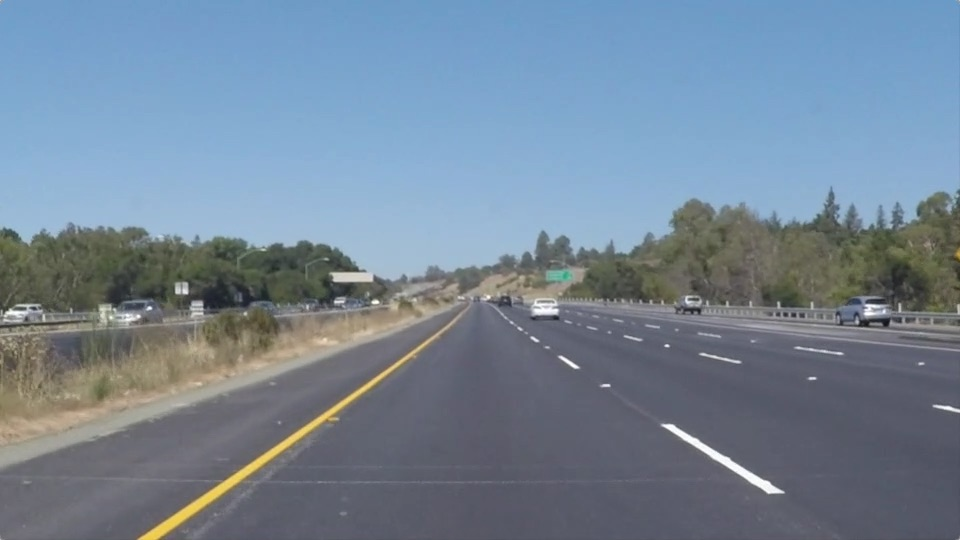
#> input picture challenge-3：车道检测/test_pictures/lane.jpg, 960 x 540 px
$ python -i cv2_lane_detection_video.py   (imports and definitions only)
#> lines starting #> are read from the running program, lines starting #| are printed output that depends on the picture; after the words box and inside, x2 and y2 are one past the last pixel; in counts of white or black regions, pixels touching at a corner belong together
# ex2tron's blog:
# http://ex2tron.wang
# 图片和视频下载：http://blog.codec.wang/cv2_lane_detection_material.zip
#conda install -c conda-forge moviepy

import cv2
import numpy as np
from moviepy.editor import VideoFileClip

# 高斯滤波核大小
blur_ksize = 5

# Canny边缘检测高低阈值
canny_lth = 50
canny_hth = 150

# 霍夫变换参数
rho = 1
theta = np.pi / 180
threshold = 15
min_line_len = 40
max_line_gap = 20


def process_an_image(img):
    # 1. 灰度化、滤波和Canny
    gray = cv2.cvtColor(img, cv2.COLOR_RGB2GRAY)
    blur_gray = cv2.GaussianBlur(gray, (blur_ksize, blur_ksize), 1)
    edges = cv2.Canny(blur_gray, canny_lth, canny_hth)

    # 2. 标记四个坐标点用于ROI截取
    rows, cols = edges.shape
    points = np.array([[(0, rows), (460, 325), (520, 325), (cols, rows)]])
    # [[[0 540], [460 325], [520 325], [960 540]]]
    roi_edges = roi_mask(edges, points)

    # 3. 霍夫直线提取
    drawing, lines = hough_lines(roi_edges, rho, theta,
                                 threshold, min_line_len, max_line_gap)

    # 4. 车道拟合计算
    draw_lanes(drawing, lines)

    # 5. 最终将结果合在原图上
    result = cv2.addWeighted(img, 0.9, drawing, 0.2, 0)

    return result


def roi_mask(img, corner_points):
    # 创建掩膜
    mask = np.zeros_like(img)
    cv2.fillPoly(mask, corner_points, 255)

    masked_img = cv2.bitwise_and(img, mask)
    return masked_img


def hough_lines(img, rho, theta, threshold, min_line_len, max_line_gap):
    # 统计概率霍夫直线变换
    lines = cv2.HoughLinesP(img, rho, theta, threshold,
                            minLineLength=min_line_len, maxLineGap=max_line_gap)

    # 新建一副空白画布
    drawing = np.zeros((img.shape[0], img.shape[1], 3), dtype=np.uint8)
    # 画出直线检测结果
    # draw_lines(drawing, lines)

    return drawing, lines


def draw_lines(img, lines, color=[0, 0, 255], thickness=1):
    for line in lines:
        for x1, y1, x2, y2 in line:
            cv2.line(img, (x1, y1), (x2, y2), color, thickness)


def draw_lanes(img, lines, color=[255, 0, 0], thickness=8):
    # a. 划分左右车道
    left_lines, right_lines = [], []
    for line in lines:
        for x1, y1, x2, y2 in line:
            k = (y2 - y1) / (x2 - x1)
            if k < 0:
                left_lines.append(line)
            else:
                right_lines.append(line)

    if (len(left_lines) <= 0 or len(right_lines) <= 0):
        return

    # b. 清理异常数据
    clean_lines(left_lines, 0.1)
    clean_lines(right_lines, 0.1)

    # c. 得到左右车道线点的集合，拟合直线
    left_points = [(x1, y1) for line in left_lines for x1, y1, x2, y2 in line]
    left_points = left_points + [(x2, y2)
                                 for line in left_lines for x1, y1, x2, y2 in line]

    right_points = [(x1, y1)
                    for line in right_lines for x1, y1, x2, y2 in line]
    right_points = right_points + \
        [(x2, y2) for line in right_lines for x1, y1, x2, y2 in line]

    left_results = least_squares_fit(left_points, 325, img.shape[0])
    right_results = least_squares_fit(right_points, 325, img.shape[0])

    # 注意这里点的顺序
    vtxs = np.array(
        [[left_results[1], left_results[0], right_results[0], right_results[1]]])
    # d.填充车道区域
    cv2.fillPoly(img, vtxs, (0, 255, 0))

    # 或者只画车道线
    # cv2.line(img, left_results[0], left_results[1], (0, 255, 0), thickness)
    # cv2.line(img, right_results[0], right_results[1], (0, 255, 0), thickness)


def clean_lines(lines, threshold):
    # 迭代计算斜率均值，排除掉与差值差异较大的数据
    slope = [(y2 - y1) / (x2 - x1)
             for line in lines for x1, y1, x2, y2 in line]
    while len(lines) > 0:
        mean = np.mean(slope)
        diff = [abs(s - mean) for s in slope]
        idx = np.argmax(diff)
        if diff[idx] > threshold:
            slope.pop(idx)
            lines.pop(idx)
        else:
            break


def least_squares_fit(point_list, ymin, ymax):
    # 最小二乘法拟合
    x = [p[0] for p in point_list]
    y = [p[1] for p in point_list]

    # polyfit第三个参数为拟合多项式的阶数，所以1代表线性
    fit = np.polyfit(y, x, 1)
    fit_fn = np.poly1d(fit)  # 获取拟合的结果

    xmin = int(fit_fn(ymin))
    xmax = int(fit_fn(ymax))

    return [(xmin, ymin), (xmax, ymax)]


# [5 lines not run here, left out]

>>> import cv2
>>> picture = cv2.cvtColor(cv2.imread('test_pictures/lane.jpg'), cv2.COLOR_BGR2RGB)
>>> result = process_an_image(picture)
#> in process_an_image, `gray = cv2.cvtColor(img, cv2.COLOR_RGB2GRAY)`:
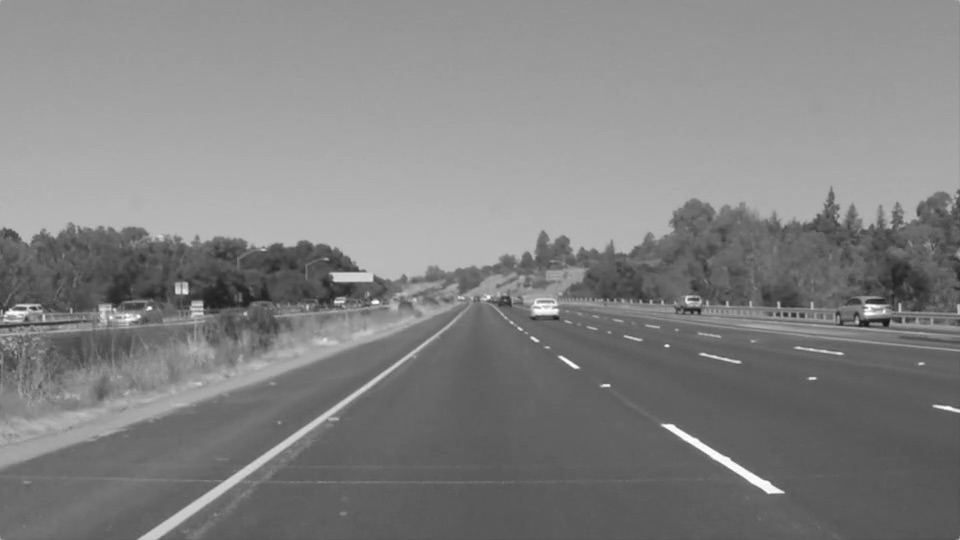
#> gray: shape (540, 960); min 19, max 255, mean 130.4
#> in process_an_image, `edges = cv2.Canny(blur_gray, canny_lth, canny_hth)`:
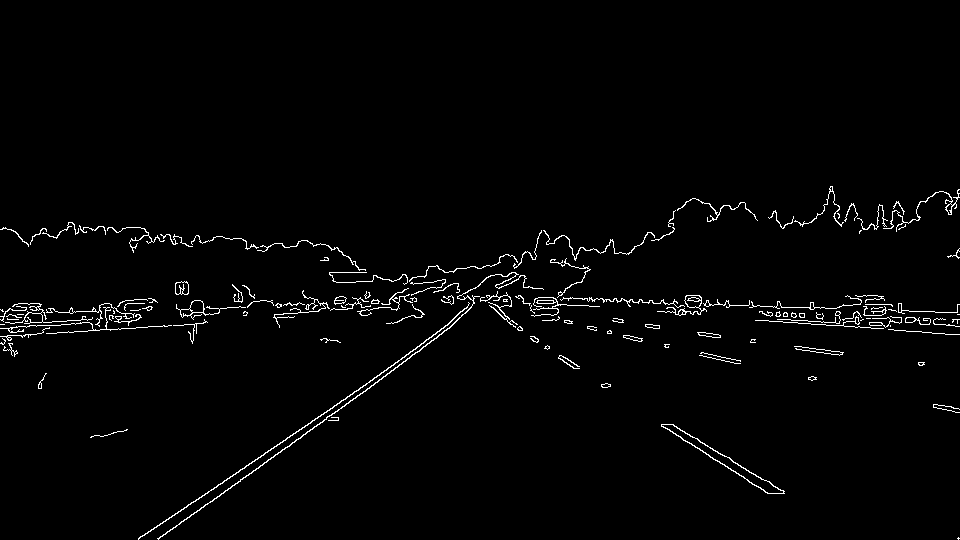
#> edges: shape (540, 960); 1.8% white in thin lines or dots, all inside (x1, y1, x2, y2) = (0, 186, 960, 540)
#> in roi_mask, `cv2.fillPoly(mask, corner_points, 255)`:
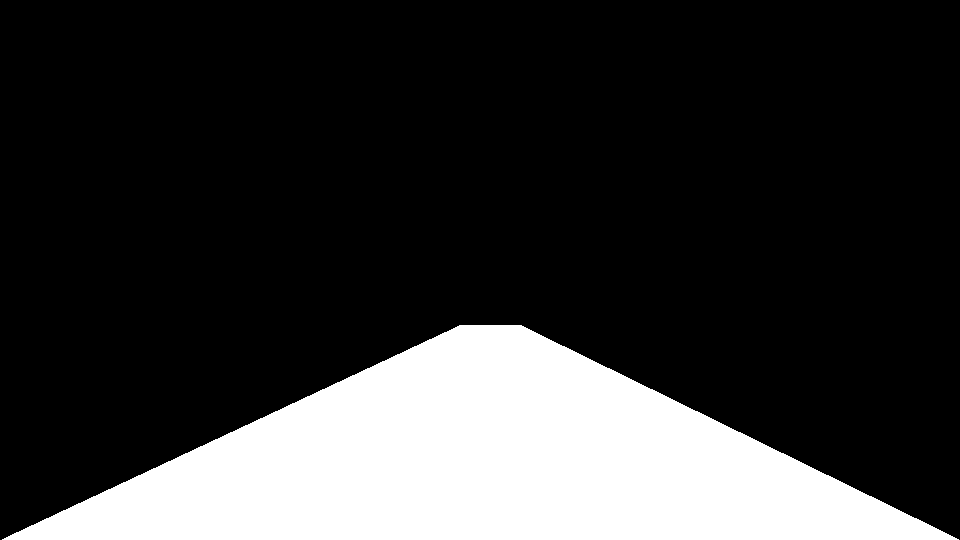
#> mask: shape (540, 960); 21.2% white; 1 white region, box (x1, y1, x2, y2) and area: (2, 325, 959, 540) 109669
#> in roi_mask, `masked_img = cv2.bitwise_and(img, mask)`:
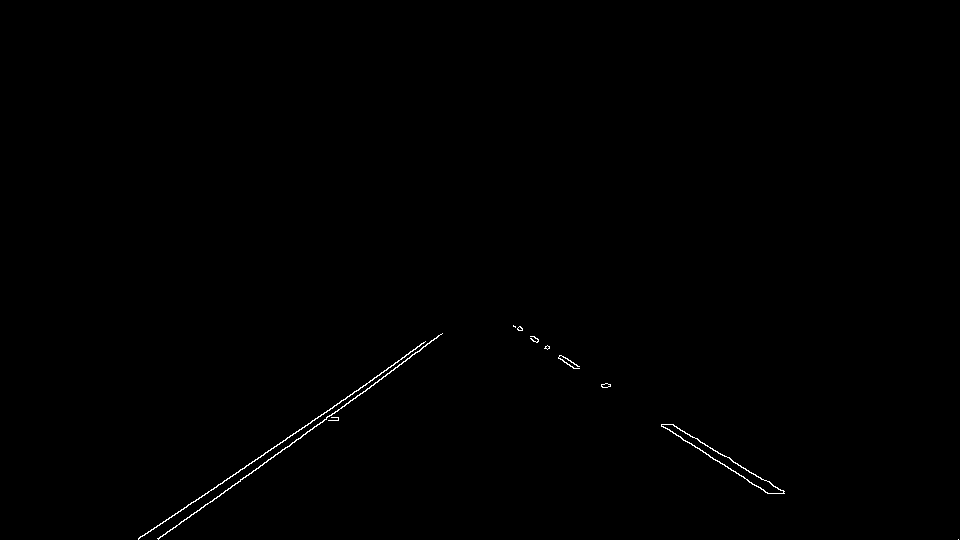
#> masked_img: shape (540, 960); 0.29% white in thin lines or dots, all inside (x1, y1, x2, y2) = (138, 325, 959, 540)
#> in hough_lines, `lines = cv2.HoughLinesP(img, rho, theta, threshold, minLineLength=min_..`: lines = 16 rows, first 6: [138, 538, 386, 370], [172, 529, 442, 333], [661, 424, 767, 493], [672, 424, 756, 476], [138, 539, 310, 423], [334, 405, 397, 362]
#> in process_an_image, `drawing, lines = hough_lines(roi_edges, rho, theta, threshold, min_lin..`: drawing: shape (540, 960, 3); every value is 0
#> the loop in draw_lanes, `for line in lines:` made 16 passes
#> line on passes 1 to 12: [[138, 538, 386, 370]], [[172, 529, 442, 333]], [[661, 424, 767, 493]], [[672, 424, 756, 476]], [[138, 539, 310, 423]], [[334, 405, 397, 362]], [[697, 438, 783, 492]], [[518, 327, 578, 366]], [[158, 538, 243, 477]], [[662, 424, 768, 493]], [[518, 330, 574, 368]], [[374, 377, 415, 349]]
#> after the loop in draw_lanes, `for line in lines:`: left_lines = [[[138, 538, 386, 370]], [[172, 529, 442, 333]], [[138, 539, 310, 423]], [[334, 405, 397, 362]], [[158, 538, 243, 477]], [[374, 377, 415, 349]], [[362, 393, 427, 343]]]; right_lines = [[[661, 424, 767, 493]], [[672, 424, 756, 476]], [[697, 438, 783, 492]], [[518, 327, 578, 366]], [[662, 424, 768, 493]], [[518, 330, 574, 368]], [[513, 326, 576, 368]], [[513, 325, 577, 366]], [[522, 328, 576, 364]]]
#> in clean_lines, `slope = [(y2 - y1) / (x2 - x1) for line in lines for x1, y1, x2, y2 in..`: slope = [-0.677, -0.726, -0.674, -0.683, -0.718, -0.683, -0.769]
#> the loop in clean_lines, `while len(lines) > 0:` made 1 pass
#> (mean, diff, idx) on pass 1: (-0.704, [0.0269, 0.0216, 0.0299, 0.0218, 0.0133, 0.0214, 0.0649], 6)
#> after the loop in clean_lines, `while len(lines) > 0:`: lines has the same summary as left_lines in draw_lanes
#> the loop in clean_lines (call 2), `while len(lines) > 0:` made 1 pass
#> (mean, idx) on pass 1: (0.65, 1)
#> in draw_lanes, `left_points = [(x1, y1) for line in left_lines for x1, y1, x2, y2 in l..`: left_points = [(138, 538), (172, 529), (138, 539), (334, 405), (158, 538), (374, 377), (362, 393)]
#> in draw_lanes, `left_points = left_points + [(x2, y2) for line in left_lines for x1, y..`: left_points = [(138, 538), (172, 529), (138, 539), (334, 405), (158, 538), (374, 377), (362, 393), (386, 370), (442, 333), (310, 423), (397, 362), (243, 477), (415, 349), (427, 343)]
#> in draw_lanes, `right_points = [(x1, y1) for line in right_lines for x1, y1, x2, y2 in..`: right_points = [(661, 424), (672, 424), (697, 438), (518, 327), (662, 424), (518, 330), (513, 326), (513, 325), (522, 328)]
#> in draw_lanes, `right_points = right_points + \ [(x2, y2) for line in right_lines for ..`: right_points = [(661, 424), (672, 424), (697, 438), (518, 327), (662, 424), (518, 330), (513, 326), (513, 325), (522, 328), (767, 493), (756, 476), (783, 492), (578, 366), (768, 493), (574, 368), (576, 368), (577, 366), (576, 364)]
#> in least_squares_fit, `x = [p[0] for p in point_list]`: x = [138, 172, 138, 334, 158, 374, 362, 386, 442, 310, 397, 243, 415, 427]
#> in least_squares_fit, `y = [p[1] for p in point_list]`: y = [538, 529, 539, 405, 538, 377, 393, 370, 333, 423, 362, 477, 349, 343]
#> in least_squares_fit, `fit = np.polyfit(y, x, 1)`: fit = [-1.42, 911.6]
#> in least_squares_fit, `xmin = int(fit_fn(ymin))`: xmin = 451
#> in least_squares_fit, `xmax = int(fit_fn(ymax))`: xmax = 146
#> in draw_lanes, `left_results = least_squares_fit(left_points, 325, img.shape[0])`: left_results = [(451, 325), (146, 540)]
#> in draw_lanes, `right_results = least_squares_fit(right_points, 325, img.shape[0])`: right_results = [(512, 325), (848, 540)]
#> in draw_lanes, `vtxs = np.array( [[left_results[1], left_results[0], right_results[0],..`: vtxs = [[146, 540], [451, 325], [512, 325], [848, 540]]
#> in draw_lanes, `cv2.fillPoly(img, vtxs, (0, 255, 0))`:
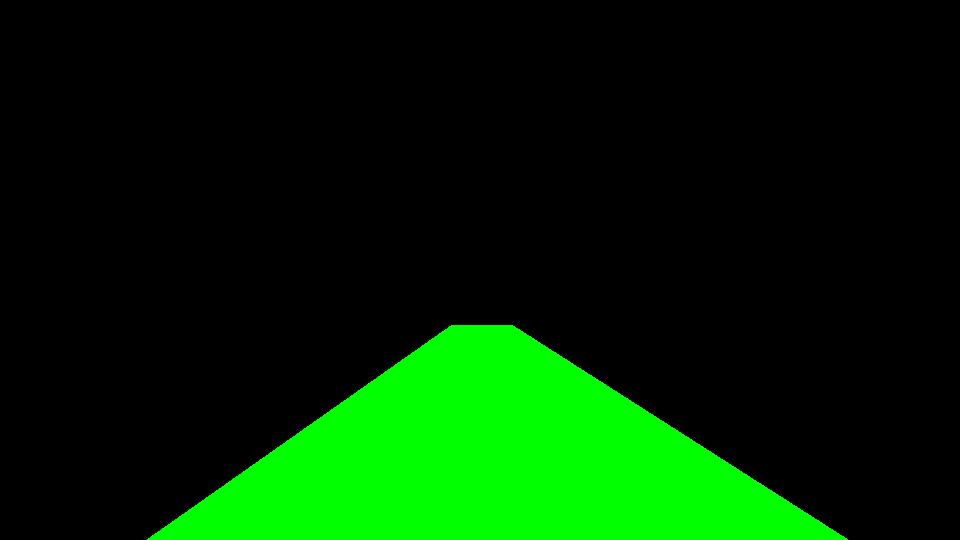
#> img: shape (540, 960, 3); mean of channels 0, 1, 2 0, 40.4, 0; drawn as B, G, R
#> in process_an_image, `result = cv2.addWeighted(img, 0.9, drawing, 0.2, 0)`:
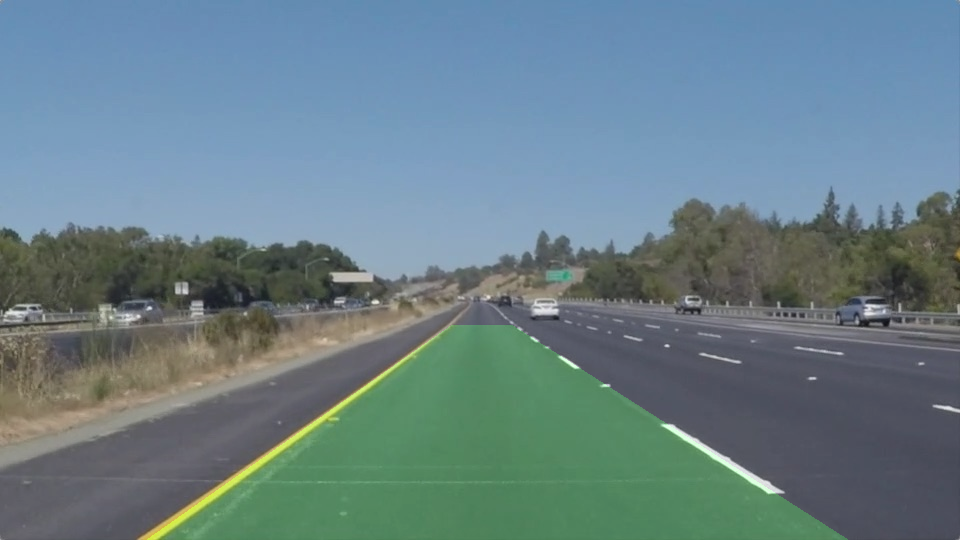
#> result: shape (540, 960, 3); mean R, G, B 104.8, 128.3, 135.7
